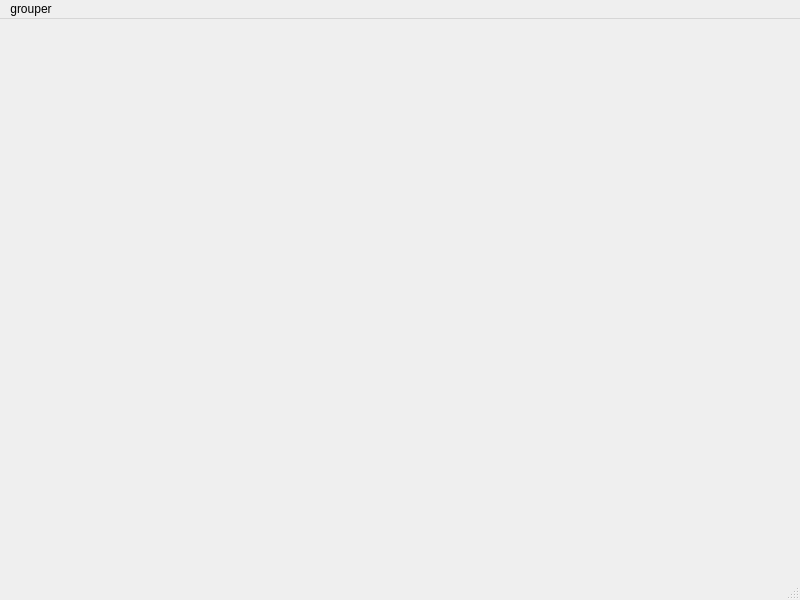
<?xml version="1.0" encoding="UTF-8"?>
<ui version="4.0">
 <class>MainWindow</class>
 <widget class="QMainWindow" name="MainWindow">
  <property name="geometry">
   <rect>
    <x>0</x>
    <y>0</y>
    <width>800</width>
    <height>600</height>
   </rect>
  </property>
  <property name="windowTitle">
   <string>MainWindow</string>
  </property>
  <widget class="QWidget" name="centralwidget">
   <widget class="QStackedWidget" name="stackedWidget">
    <property name="geometry">
     <rect>
      <x>0</x>
      <y>0</y>
      <width>800</width>
      <height>600</height>
     </rect>
    </property>
    <widget class="QWidget" name="page"/>
    <widget class="QWidget" name="page_2"/>
   </widget>
  </widget>
  <widget class="QMenuBar" name="menubar">
   <property name="geometry">
    <rect>
     <x>0</x>
     <y>0</y>
     <width>800</width>
     <height>24</height>
    </rect>
   </property>
   <widget class="QMenu" name="menugrouper">
    <property name="title">
     <string>grouper</string>
    </property>
   </widget>
   <addaction name="menugrouper"/>
  </widget>
  <widget class="QStatusBar" name="statusbar"/>
 </widget>
 <resources/>
 <connections/>
</ui>
